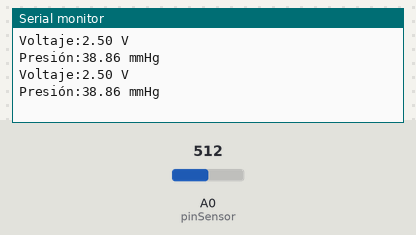
A sketch run on a simulated Arduino Uno, built with avr-gcc and run on an emulated ATmega328P. Parts: the last lines printed to the serial monitor. The test bench sets the inputs (shaded band); at power-on: A0 (pinSensor) = 512.

Above: at 5.8 s.
5.9 s: A0 (pinSensor) set to 716
At 11.4 s:
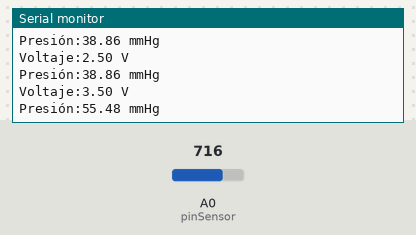
11.9 s: A0 (pinSensor) set to 900
At 16.4 s:
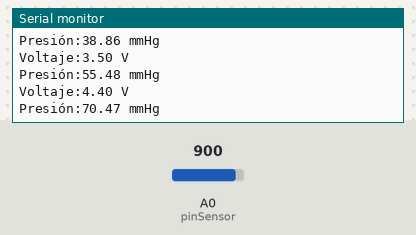
Timing chart, 0 to 17.9 s (numbered marks = the images above; inputs shaded):
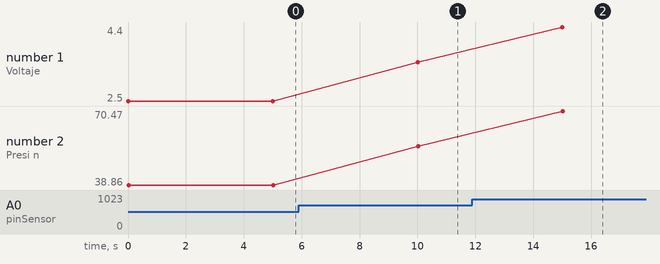

The sketch:

sensor.ino
```cpp
const int pinSensor = A0; // El sensor está conectado al pin analógico A0

double Vs=5.0; //Voltaje de alimentación del sensor --> 5V
double Vout;
double P;
double P1;
double P2;
double Tol=0.48; // Ajusta necesario para calibrar la medida


void setup()
{
  Serial.begin(9600);

}
void loop() {

    Vout = float(analogRead(pinSensor))*5.0/1023.; //Lectura del voltaje con analogRead() --> Leemos lo que hay en el pin A0 (V)

    P = (Vout-0.04*Vs) / (0.09*Vs); //Calculamos la presión (Figura 4 datasheet)kPa
    P1 = P*7.50062; //P1 es la presión en mmHg 1kPa = 7.50062mmHg
    P2 = P1 + Tol;

    Serial.print("\n\nVoltaje:");
    Serial.print(Vout);
    Serial.println(" V");
    Serial.print("Presión:");
    Serial.print(P2);
    Serial.println(" mmHg");

    delay(5000);

  }
```

Measured:
- after the input at 5.9 s, the serial monitor: prints a new line after 4.1 s (image 1)
- after the input at 11.9 s, the serial monitor: prints a new line after 3.1 s (image 2)
- plotted number 1: 2.5 → 3.5 after the input at 5.9 s, 3.5 → 4.4 after the input at 11.9 s
- plotted number 2: 38.86 → 55.48 after the input at 5.9 s, 55.48 → 70.47 after the input at 11.9 s
